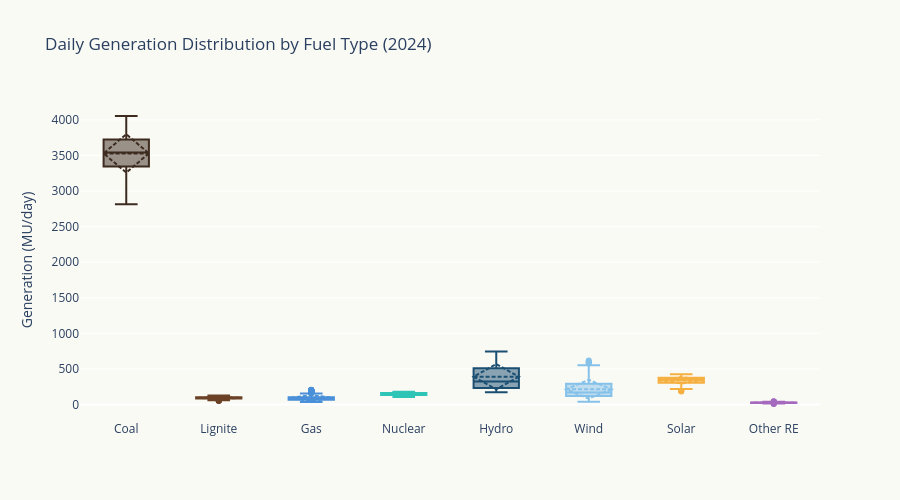

The cell this chart's notebook holds for it:
### Markdown cell above
## 4. Box Plots — Side by Side (Normalized Scale)

### Code cell
fig = go.Figure()

for col, label in zip(fuel_cols, fuel_labels):
    fig.add_trace(go.Box(
        y=df24[col].dropna(),
        name=label,
        marker_color=palette[col],
        boxmean='sd',
        hovertemplate='%{y:.0f} MU<extra></extra>',
    ))

fig.update_layout(
    title='Daily Generation Distribution by Fuel Type (2024)',
    yaxis_title='Generation (MU/day)',
    plot_bgcolor='#FAFAF5', paper_bgcolor='#FAFAF5',
    height=500,
    showlegend=False,
)
fig.show()

### Figure 1 — Plotly figure (JSON) as saved in the notebook; plotly's stock layout.template omitted (floating-point values rounded to 4 significant figures; data arrays with more than 128 entries replaced by an {"elided": "..."} marker saying what was removed)
{"data": [{"boxmean": "sd", "hovertemplate": "%{y:.0f} MU<extra></extra>", "marker": {"color": "#3D2B1F"}, "name": "Coal", "type": "box", "y": {"elided": "366 float values"}}, {"boxmean": "sd", "hovertemplate": "%{y:.0f} MU<extra></extra>", "marker": {"color": "#6B4226"}, "name": "Lignite", "type": "box", "y": {"elided": "366 float values"}}, {"boxmean": "sd", "hovertemplate": "%{y:.0f} MU<extra></extra>", "marker": {"color": "#4A90D9"}, "name": "Gas", "type": "box", "y": {"elided": "366 float values"}}, {"boxmean": "sd", "hovertemplate": "%{y:.0f} MU<extra></extra>", "marker": {"color": "#2EC4B6"}, "name": "Nuclear", "type": "box", "y": {"elided": "366 float values"}}, {"boxmean": "sd", "hovertemplate": "%{y:.0f} MU<extra></extra>", "marker": {"color": "#1B4F72"}, "name": "Hydro", "type": "box", "y": {"elided": "366 float values"}}, {"boxmean": "sd", "hovertemplate": "%{y:.0f} MU<extra></extra>", "marker": {"color": "#85C1E9"}, "name": "Wind", "type": "box", "y": {"elided": "365 float values"}}, {"boxmean": "sd", "hovertemplate": "%{y:.0f} MU<extra></extra>", "marker": {"color": "#F5B041"}, "name": "Solar", "type": "box", "y": {"elided": "366 float values"}}, {"boxmean": "sd", "hovertemplate": "%{y:.0f} MU<extra></extra>", "marker": {"color": "#A569BD"}, "name": "Other RE", "type": "box", "y": {"elided": "366 float values"}}], "layout": {"height": 500, "paper_bgcolor": "#FAFAF5", "plot_bgcolor": "#FAFAF5", "showlegend": false, "title": {"text": "Daily Generation Distribution by Fuel Type (2024)"}, "yaxis": {"title": {"text": "Generation (MU/day)"}}}}
